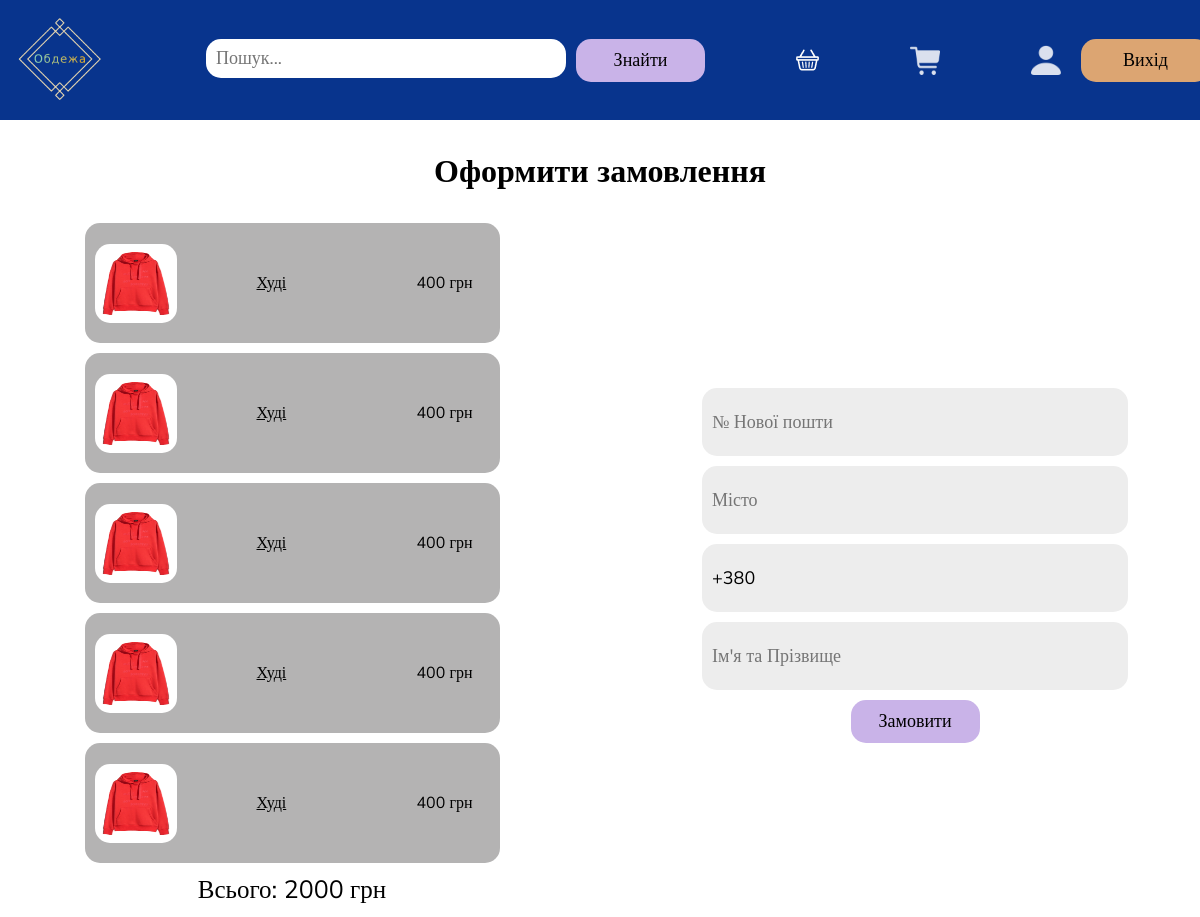
The app's page /createorder/ (signed in) with its own data.
### products/models.py (models this page shows)
class Product(models.Model):
    name = models.CharField(max_length=255)
    discription = models.TextField(max_length=1000)
    price = models.IntegerField()
    image = models.ImageField()
    product_type = models.ForeignKey(ProductType, on_delete=models.CASCADE)
    size = models.CharField(max_length=5, default='S')
    maker = models.CharField(max_length=255, default='Китай')
    material = models.CharField(max_length=255, default='Бавовна')

### order/views.py (the view, shortened to what this page needs)
# urls.py: path('createorder/', create_order),
def create_order(request):
    full_price = 0
    try:
        backet = Bucket.objects.get(user=request.user)
    except:
        backet = Bucket.objects.create(user=request.user)
    products = backet.products.all()
    for product in products:
        full_price += product.price
    context = {
        'products': products,
        'full_price': full_price
    }
    return render(request, 'order/create_order.html', context)

### order/templates/order/create_order.html (shortened to what this page needs)
{% extends 'products/base.html' %}
{% load static %}
{% block links %}
<link rel="stylesheet" href="{% static 'order/create_order.css' %}">
{% endblock %}
{% block content %}
<main>
    <h1>Оформити замовлення</h1>
    <div class="main-conteiner">
        <div class="products-list">
            {% for product in products %}
            <div class="product-item">
                <img class="product-img" src="{{product.image}}" alt="">
                <a href="/product/{{product.id}}" target="_blank" class="name-product">{{product.name}}</a>
                <p class="product-price">{{product.price}} грн</p>
            </div>
            {% endfor %}
            <p class="full_price">Всього: {{full_price}} грн</p>
        </div>
        <form action="" class="create-order" method="POST">
            <input type="text" placeholder="№ Нової пошти" name="post_number">
            <input type="text" placeholder="Місто" name="city">
            <input type="tel" pattern="\+380[0-9]{9}" value="+380" placeholder="Номер телефону" name="phone_number">
            <input type="text" placeholder="Ім'я та Прізвище" name="full_name">
            <button class="send">Замовити</button>
        </form>
    </div>
</main>
{% endblock %}

### products/static/products/base.css (style rules this page uses)
* { padding: 0; margin: 0; font-family: "Nunito Sans"; }
input { width: 360px; height: 39px; background: #FFFFFF; border-radius: 15px; border: none; padding: 10px; font-size: 18px; }
input::placeholder { font-family: "Nunito Sans"; }
button { display: flex; flex-direction: row; justify-content: center; align-items: center; padding: 0px; gap: 10px; width: 129px; height: 43px; background: #c9b3e8; border-radius: 15px; border: none; font-size: 18px; }
form { display: flex; gap: 10px; }
div { display: flex; gap: 10px; }
a { text-decoration: none; }

### order/static/order/create_order.css (style rules this page uses)
main { padding-top: 150px; display: flex; justify-content: flex-start; align-items: center; flex-direction: column; color: black; gap: 20px; }
.main-conteiner { display: flex; justify-content: center; align-items: center; gap: 200px; width: 100%; }
.products-list { display: flex; justify-content: flex-start; align-items: center; flex-direction: column; padding: 10px 0px 10px 10px; gap: 10px; width: 35%; }
.product-item { display: flex; flex-direction: row; align-items: center; padding: 10px 0px 10px 10px; width: 405px; height: 100px; background: rgb(180, 179, 179); border-radius: 15px; gap: 80px; }
.product-img { width: 82px; height: 79px; border-radius: 15px; }
.create-order { display: flex; justify-content: flex-start; align-items: center; flex-direction: column; }
.name-product { color: black; width: 80px; text-decoration: underline; }
.product-price { color: black; }
.create-order input { width: 426px; height: 68px; background: #EDEDED; border-radius: 15px; }
.full_price { color: black; font-size: 25px; }

### records on screen
Product: image (picture), name "Худі", price "400"
Product: image (picture), name "Худі", price "400"
Product: image (picture), name "Худі", price "400"
Product: image (picture), name "Худі", price "400"
Product: image (picture), name "Худі", price "400"

### other values on screen
{{ full_price }} "2000"
